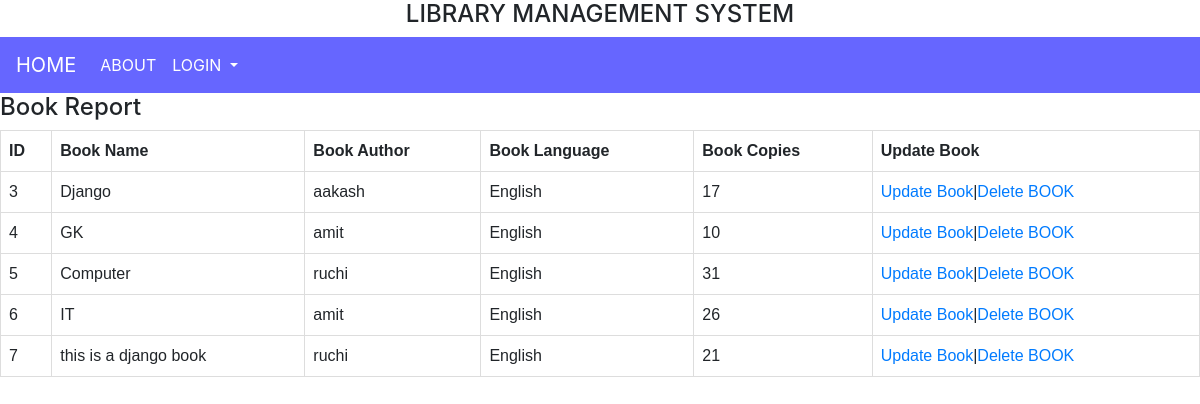
/basic/book_list/, run on the app's committed database.
### appERP/models.py (models this page shows, shortened)
class BookStore(models.Model):
    book_name=models.CharField(max_length=200)
    book_author=models.ForeignKey(Author,on_delete=models.CASCADE)
    book_publisher=models.ForeignKey(Publisher,on_delete=models.CASCADE)
    book_language=models.ForeignKey(Language,on_delete=models.CASCADE)
    book_genre=models.ForeignKey(Genre,on_delete=models.CASCADE)
    book_ISBN=models.CharField(max_length=200)
    book_copies=models.PositiveIntegerField()
    book_price=models.PositiveIntegerField()
    book_description=models.CharField(max_length=200)

class Author(models.Model):
    author_name=models.CharField(max_length=200)
    author_description=models.CharField(max_length=200)
    def __str__(self):
        return self.author_name

class Language(models.Model):
    language_name=models.CharField(max_length=200)
    language_description=models.CharField(max_length=200)
    def __str__(self):
        return self.language_name

### appERP/views.py (the view)
# urls.py: path('book_list/', views.BookListView.as_view(), name='book_list'),
class BookListView(ListView):
    model = BookStore
    context_object_name = 'book_list'
    template_name = 'book_list.html'

### templates/book_list.html (shortened to what this page needs)
<!DOCTYPE html>
{% extends 'admin_basic_page.html' %}
{% block body_block %}
<head>
</head>
<body>
<h4>Book Report</h4>
<table>
  <tr>
      <th> ID </th>
    <th> Book Name </th>
    <th> Book Author </th>
      <th> Book Language </th>
      <th> Book Copies </th>
      <th> Update Book </th>
  </tr>
   {% for i in book_list %}
    <tr>
    <td>{{ i.id }}</td>
    <td>{{ i.book_name }}</td>
    <td>{{ i.book_author }}</td>
        <td>{{ i.book_language }}</td>
        <td>{{ i.book_copies }}</td>
        <td> <a href="{% url 'appERP:book_update' pk=i.pk %}">Update Book</a>|<a href="{% url 'appERP:book_delete' pk=i.pk %}">Delete BOOK</a></td>
  </tr>
    {% endfor %}
</table>
</body>
{% endblock %}

### templates/book_list.html (style rules this page uses)
table { font-family: arial, sans-serif; border-collapse: collapse; width: 100%; }
td, th { border: 1px solid #dddddd; text-align: left; padding: 8px; }

### data on the page
BookStore: id "3", book_name "Django", book_author "aakash", book_language "English", book_copies "17"
BookStore: id "4", book_name "GK", book_author "amit", book_language "English", book_copies "10"
BookStore: id "5", book_name "Computer", book_author "ruchi", book_language "English", book_copies "31"
BookStore: id "6", book_name "IT", book_author "amit", book_language "English", book_copies "26"
BookStore: id "7", book_name "this is a django book", book_author "ruchi", book_language "English", book_copies "21"
